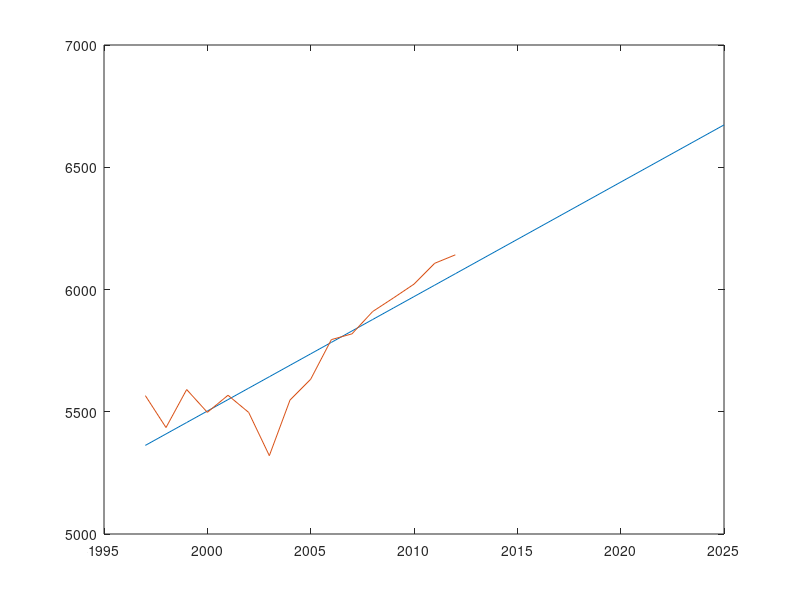

The MATLAB source for this figure:
x1=[1997 1998 1999 2000 2001 2002 2003 2004 2005 2006 2007 2008 2009 2010 2011 2012]';
y=[5566.03	5435.39	5590.88	5497.59	5567.43	5497.28	5320.4	5547.8	5632.98	5794.97	5818.67	5909.95	5965.15	6021.99	6107.18	6141.8]';
x=[ones(length(x1),1),x1];
[b,bint,r,rint,stats]=regress(y,x);
%b,bint,stats,rcoplot(r,rint)
x2=[x1; 2025];
y1=b(1)+x2.*b(2);
plot(x2,y1)
hold on;
plot(x1,y)